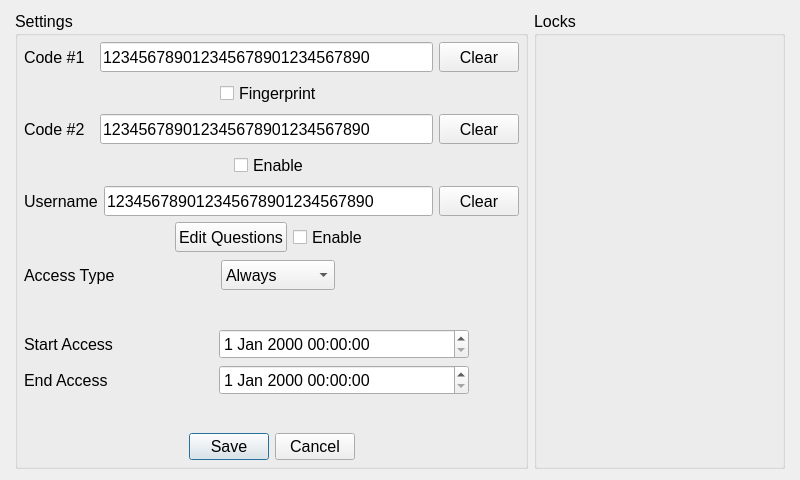
<?xml version="1.0" encoding="UTF-8"?>
<ui version="4.0">
 <class>FrmCodeEditMulti</class>
 <widget class="QDialog" name="FrmCodeEditMulti">
  <property name="geometry">
   <rect>
    <x>0</x>
    <y>0</y>
    <width>800</width>
    <height>480</height>
   </rect>
  </property>
  <property name="sizePolicy">
   <sizepolicy hsizetype="Preferred" vsizetype="Preferred">
    <horstretch>0</horstretch>
    <verstretch>0</verstretch>
   </sizepolicy>
  </property>
  <property name="minimumSize">
   <size>
    <width>800</width>
    <height>480</height>
   </size>
  </property>
  <property name="maximumSize">
   <size>
    <width>800</width>
    <height>480</height>
   </size>
  </property>
  <property name="font">
   <font>
    <pointsize>12</pointsize>
   </font>
  </property>
  <property name="windowTitle">
   <string>Code Edit Multilock</string>
  </property>
  <layout class="QHBoxLayout" name="horizontalLayout">
   <property name="leftMargin">
    <number>15</number>
   </property>
   <property name="rightMargin">
    <number>15</number>
   </property>
   <item>
    <widget class="QGroupBox" name="gbSettings">
     <property name="sizePolicy">
      <sizepolicy hsizetype="Preferred" vsizetype="Preferred">
       <horstretch>0</horstretch>
       <verstretch>0</verstretch>
      </sizepolicy>
     </property>
     <property name="title">
      <string>Settings</string>
     </property>
     <layout class="QVBoxLayout" name="verticalLayout_4">
      <property name="leftMargin">
       <number>6</number>
      </property>
      <property name="topMargin">
       <number>6</number>
      </property>
      <property name="rightMargin">
       <number>6</number>
      </property>
      <property name="bottomMargin">
       <number>6</number>
      </property>
      <item>
       <layout class="QHBoxLayout" name="hloCode1">
        <item>
         <widget class="QLabel" name="lblCode1">
          <property name="font">
           <font>
            <pointsize>12</pointsize>
           </font>
          </property>
          <property name="text">
           <string>Code #1  </string>
          </property>
         </widget>
        </item>
        <item>
         <widget class="CClickableLineEdit" name="edCode1">
          <property name="minimumSize">
           <size>
            <width>0</width>
            <height>30</height>
           </size>
          </property>
          <property name="font">
           <font>
            <pointsize>12</pointsize>
           </font>
          </property>
          <property name="text">
           <string>123456789012345678901234567890</string>
          </property>
         </widget>
        </item>
        <item>
         <widget class="QPushButton" name="pbClearCode1">
          <property name="minimumSize">
           <size>
            <width>0</width>
            <height>30</height>
           </size>
          </property>
          <property name="font">
           <font>
            <pointsize>12</pointsize>
           </font>
          </property>
          <property name="text">
           <string>Clear</string>
          </property>
         </widget>
        </item>
       </layout>
      </item>
      <item>
       <layout class="QHBoxLayout" name="hloFingerprint">
        <item>
         <spacer name="hslFingerprint">
          <property name="orientation">
           <enum>Qt::Horizontal</enum>
          </property>
          <property name="sizeHint" stdset="0">
           <size>
            <width>40</width>
            <height>20</height>
           </size>
          </property>
         </spacer>
        </item>
        <item>
         <widget class="QCheckBox" name="cbFingerprint">
          <property name="minimumSize">
           <size>
            <width>0</width>
            <height>30</height>
           </size>
          </property>
          <property name="font">
           <font>
            <pointsize>12</pointsize>
           </font>
          </property>
          <property name="layoutDirection">
           <enum>Qt::LeftToRight</enum>
          </property>
          <property name="text">
           <string>Fingerprint</string>
          </property>
         </widget>
        </item>
        <item>
         <spacer name="hsrFingerprint">
          <property name="orientation">
           <enum>Qt::Horizontal</enum>
          </property>
          <property name="sizeHint" stdset="0">
           <size>
            <width>40</width>
            <height>20</height>
           </size>
          </property>
         </spacer>
        </item>
       </layout>
      </item>
      <item>
       <layout class="QHBoxLayout" name="hloCode2">
        <item>
         <widget class="QLabel" name="lblCode2">
          <property name="font">
           <font>
            <pointsize>12</pointsize>
           </font>
          </property>
          <property name="text">
           <string>Code #2  </string>
          </property>
         </widget>
        </item>
        <item>
         <widget class="CClickableLineEdit" name="edCode2">
          <property name="minimumSize">
           <size>
            <width>0</width>
            <height>30</height>
           </size>
          </property>
          <property name="font">
           <font>
            <pointsize>12</pointsize>
           </font>
          </property>
          <property name="text">
           <string>123456789012345678901234567890</string>
          </property>
         </widget>
        </item>
        <item>
         <widget class="QPushButton" name="pbClearCode2">
          <property name="minimumSize">
           <size>
            <width>0</width>
            <height>30</height>
           </size>
          </property>
          <property name="font">
           <font>
            <pointsize>12</pointsize>
           </font>
          </property>
          <property name="text">
           <string>Clear</string>
          </property>
         </widget>
        </item>
       </layout>
      </item>
      <item>
       <layout class="QHBoxLayout" name="hloCode2Enable">
        <item>
         <spacer name="hslCode2">
          <property name="orientation">
           <enum>Qt::Horizontal</enum>
          </property>
          <property name="sizeHint" stdset="0">
           <size>
            <width>40</width>
            <height>20</height>
           </size>
          </property>
         </spacer>
        </item>
        <item>
         <widget class="QCheckBox" name="cbEnableCode2">
          <property name="minimumSize">
           <size>
            <width>0</width>
            <height>30</height>
           </size>
          </property>
          <property name="font">
           <font>
            <pointsize>12</pointsize>
           </font>
          </property>
          <property name="text">
           <string>Enable</string>
          </property>
         </widget>
        </item>
        <item>
         <spacer name="hsrCode2">
          <property name="orientation">
           <enum>Qt::Horizontal</enum>
          </property>
          <property name="sizeHint" stdset="0">
           <size>
            <width>40</width>
            <height>20</height>
           </size>
          </property>
         </spacer>
        </item>
       </layout>
      </item>
      <item>
       <layout class="QHBoxLayout" name="hloUsername">
        <item>
         <widget class="QLabel" name="lblUsername">
          <property name="font">
           <font>
            <pointsize>12</pointsize>
           </font>
          </property>
          <property name="text">
           <string>Username</string>
          </property>
         </widget>
        </item>
        <item>
         <widget class="CClickableLineEdit" name="edUsername">
          <property name="minimumSize">
           <size>
            <width>0</width>
            <height>30</height>
           </size>
          </property>
          <property name="font">
           <font>
            <pointsize>12</pointsize>
           </font>
          </property>
          <property name="text">
           <string>123456789012345678901234567890</string>
          </property>
         </widget>
        </item>
        <item>
         <widget class="QPushButton" name="pbClearUsername">
          <property name="minimumSize">
           <size>
            <width>0</width>
            <height>30</height>
           </size>
          </property>
          <property name="font">
           <font>
            <pointsize>12</pointsize>
           </font>
          </property>
          <property name="text">
           <string>Clear</string>
          </property>
         </widget>
        </item>
       </layout>
      </item>
      <item>
       <layout class="QHBoxLayout" name="hloQuestions">
        <item>
         <spacer name="hslQuestions">
          <property name="orientation">
           <enum>Qt::Horizontal</enum>
          </property>
          <property name="sizeHint" stdset="0">
           <size>
            <width>40</width>
            <height>20</height>
           </size>
          </property>
         </spacer>
        </item>
        <item>
         <widget class="QPushButton" name="pbEditQuestions">
          <property name="enabled">
           <bool>true</bool>
          </property>
          <property name="minimumSize">
           <size>
            <width>0</width>
            <height>30</height>
           </size>
          </property>
          <property name="font">
           <font>
            <pointsize>12</pointsize>
           </font>
          </property>
          <property name="styleSheet">
           <string notr="true"/>
          </property>
          <property name="text">
           <string>Edit Questions</string>
          </property>
          <property name="autoDefault">
           <bool>true</bool>
          </property>
         </widget>
        </item>
        <item>
         <widget class="QCheckBox" name="cbEnableQuestions">
          <property name="minimumSize">
           <size>
            <width>0</width>
            <height>30</height>
           </size>
          </property>
          <property name="font">
           <font>
            <pointsize>12</pointsize>
           </font>
          </property>
          <property name="text">
           <string>Enable</string>
          </property>
         </widget>
        </item>
        <item>
         <spacer name="hsrQuestions">
          <property name="orientation">
           <enum>Qt::Horizontal</enum>
          </property>
          <property name="sizeHint" stdset="0">
           <size>
            <width>40</width>
            <height>20</height>
           </size>
          </property>
         </spacer>
        </item>
       </layout>
      </item>
      <item>
       <spacer name="vsCodesToAccess">
        <property name="orientation">
         <enum>Qt::Vertical</enum>
        </property>
        <property name="sizeHint" stdset="0">
         <size>
          <width>20</width>
          <height>10</height>
         </size>
        </property>
       </spacer>
      </item>
      <item>
       <layout class="QHBoxLayout" name="hloAccessType">
        <item>
         <widget class="QLabel" name="lbAccessType">
          <property name="font">
           <font>
            <pointsize>12</pointsize>
           </font>
          </property>
          <property name="text">
           <string>Access Type</string>
          </property>
         </widget>
        </item>
        <item>
         <spacer name="hslAccessType">
          <property name="orientation">
           <enum>Qt::Horizontal</enum>
          </property>
          <property name="sizeType">
           <enum>QSizePolicy::Preferred</enum>
          </property>
          <property name="sizeHint" stdset="0">
           <size>
            <width>100</width>
            <height>20</height>
           </size>
          </property>
         </spacer>
        </item>
        <item>
         <widget class="QComboBox" name="cbAccessType">
          <property name="minimumSize">
           <size>
            <width>0</width>
            <height>30</height>
           </size>
          </property>
          <property name="font">
           <font>
            <pointsize>12</pointsize>
           </font>
          </property>
          <item>
           <property name="text">
            <string>Always</string>
           </property>
          </item>
          <item>
           <property name="text">
            <string>Timed</string>
           </property>
          </item>
          <item>
           <property name="text">
            <string>Limited Use</string>
           </property>
          </item>
         </widget>
        </item>
        <item>
         <spacer name="hsrAccessType">
          <property name="orientation">
           <enum>Qt::Horizontal</enum>
          </property>
          <property name="sizeHint" stdset="0">
           <size>
            <width>40</width>
            <height>20</height>
           </size>
          </property>
         </spacer>
        </item>
       </layout>
      </item>
      <item>
       <spacer name="vsAccessToStartEnd">
        <property name="orientation">
         <enum>Qt::Vertical</enum>
        </property>
        <property name="sizeHint" stdset="0">
         <size>
          <width>20</width>
          <height>40</height>
         </size>
        </property>
       </spacer>
      </item>
      <item>
       <layout class="QHBoxLayout" name="hloStartEndAccess">
        <item>
         <layout class="QVBoxLayout" name="vloStartEndAccessLabel">
          <item>
           <widget class="QLabel" name="lblStartAccess">
            <property name="font">
             <font>
              <pointsize>12</pointsize>
             </font>
            </property>
            <property name="text">
             <string>Start Access</string>
            </property>
           </widget>
          </item>
          <item>
           <widget class="QLabel" name="lblEndAccess">
            <property name="font">
             <font>
              <pointsize>12</pointsize>
             </font>
            </property>
            <property name="text">
             <string>End Access</string>
            </property>
           </widget>
          </item>
         </layout>
        </item>
        <item>
         <spacer name="hslStartEndAccess">
          <property name="orientation">
           <enum>Qt::Horizontal</enum>
          </property>
          <property name="sizeType">
           <enum>QSizePolicy::Preferred</enum>
          </property>
          <property name="sizeHint" stdset="0">
           <size>
            <width>100</width>
            <height>20</height>
           </size>
          </property>
         </spacer>
        </item>
        <item>
         <layout class="QVBoxLayout" name="vloStartEndDte">
          <item>
           <widget class="QDateTimeEdit" name="dtStartAccess">
            <property name="minimumSize">
             <size>
              <width>250</width>
              <height>30</height>
             </size>
            </property>
            <property name="font">
             <font>
              <pointsize>12</pointsize>
             </font>
            </property>
           </widget>
          </item>
          <item>
           <widget class="QDateTimeEdit" name="dtEndAccess">
            <property name="minimumSize">
             <size>
              <width>250</width>
              <height>30</height>
             </size>
            </property>
            <property name="font">
             <font>
              <pointsize>12</pointsize>
             </font>
            </property>
           </widget>
          </item>
         </layout>
        </item>
        <item>
         <spacer name="hsrStartEndAccess">
          <property name="orientation">
           <enum>Qt::Horizontal</enum>
          </property>
          <property name="sizeHint" stdset="0">
           <size>
            <width>40</width>
            <height>20</height>
           </size>
          </property>
         </spacer>
        </item>
       </layout>
      </item>
      <item>
       <spacer name="vsStartEndToSaveControl">
        <property name="orientation">
         <enum>Qt::Vertical</enum>
        </property>
        <property name="sizeHint" stdset="0">
         <size>
          <width>20</width>
          <height>40</height>
         </size>
        </property>
       </spacer>
      </item>
      <item>
       <layout class="QHBoxLayout" name="hloSaveCanel">
        <item>
         <spacer name="horizontalSpacer_8">
          <property name="orientation">
           <enum>Qt::Horizontal</enum>
          </property>
          <property name="sizeHint" stdset="0">
           <size>
            <width>40</width>
            <height>20</height>
           </size>
          </property>
         </spacer>
        </item>
        <item>
         <widget class="QDialogButtonBox" name="bbSaveCancel">
          <property name="font">
           <font>
            <pointsize>12</pointsize>
           </font>
          </property>
          <property name="orientation">
           <enum>Qt::Horizontal</enum>
          </property>
          <property name="standardButtons">
           <set>QDialogButtonBox::Cancel|QDialogButtonBox::Save</set>
          </property>
          <property name="centerButtons">
           <bool>true</bool>
          </property>
         </widget>
        </item>
        <item>
         <spacer name="horizontalSpacer_9">
          <property name="orientation">
           <enum>Qt::Horizontal</enum>
          </property>
          <property name="sizeHint" stdset="0">
           <size>
            <width>40</width>
            <height>20</height>
           </size>
          </property>
         </spacer>
        </item>
       </layout>
      </item>
     </layout>
     <zorder>vsCodesToAccess</zorder>
     <zorder>vsAccessToStartEnd</zorder>
     <zorder></zorder>
     <zorder>vsStartEndToSaveControl</zorder>
    </widget>
   </item>
   <item>
    <widget class="QGroupBox" name="gbLocks">
     <property name="sizePolicy">
      <sizepolicy hsizetype="Preferred" vsizetype="Preferred">
       <horstretch>0</horstretch>
       <verstretch>0</verstretch>
      </sizepolicy>
     </property>
     <property name="minimumSize">
      <size>
       <width>251</width>
       <height>0</height>
      </size>
     </property>
     <property name="title">
      <string>Locks</string>
     </property>
     <layout class="QVBoxLayout" name="verticalLayout">
      <property name="leftMargin">
       <number>6</number>
      </property>
      <property name="topMargin">
       <number>6</number>
      </property>
      <property name="rightMargin">
       <number>6</number>
      </property>
      <property name="bottomMargin">
       <number>6</number>
      </property>
      <item>
       <layout class="QVBoxLayout" name="vloLockCabinet"/>
      </item>
     </layout>
    </widget>
   </item>
  </layout>
 </widget>
 <customwidgets>
  <customwidget>
   <class>CClickableLineEdit</class>
   <extends>QLineEdit</extends>
   <header location="global">clickablelineedit.h</header>
  </customwidget>
 </customwidgets>
 <resources/>
 <connections>
  <connection>
   <sender>bbSaveCancel</sender>
   <signal>accepted()</signal>
   <receiver>FrmCodeEditMulti</receiver>
   <slot>accept()</slot>
   <hints>
    <hint type="sourcelabel">
     <x>248</x>
     <y>254</y>
    </hint>
    <hint type="destinationlabel">
     <x>157</x>
     <y>274</y>
    </hint>
   </hints>
  </connection>
  <connection>
   <sender>bbSaveCancel</sender>
   <signal>rejected()</signal>
   <receiver>FrmCodeEditMulti</receiver>
   <slot>reject()</slot>
   <hints>
    <hint type="sourcelabel">
     <x>316</x>
     <y>260</y>
    </hint>
    <hint type="destinationlabel">
     <x>286</x>
     <y>274</y>
    </hint>
   </hints>
  </connection>
 </connections>
</ui>
